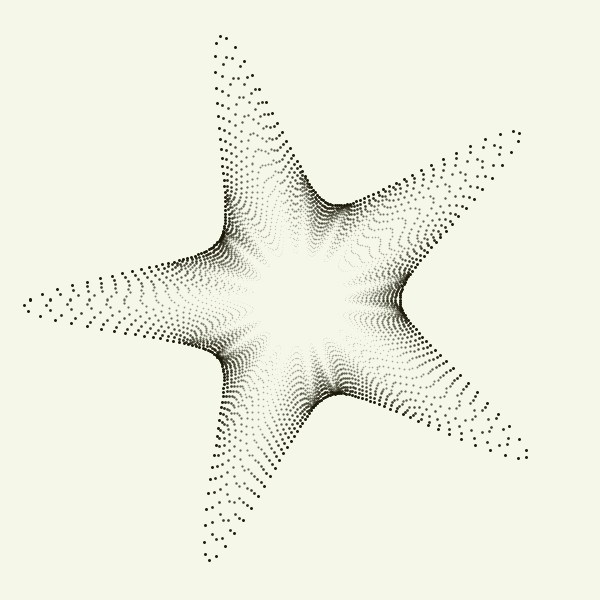
Frame 1 (no input)
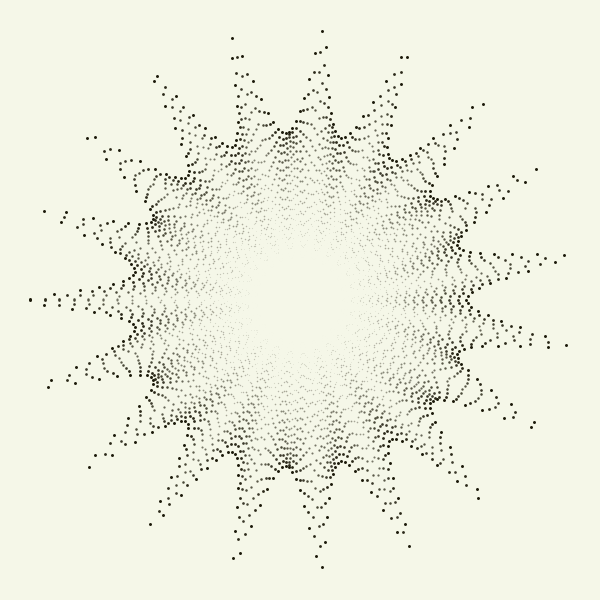
Frame 60 (the mouse pressed at the canvas centre just before this capture)
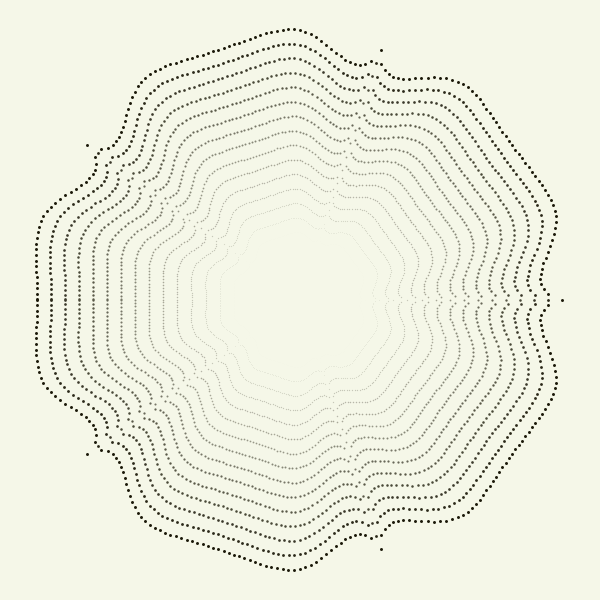
Frame 120 (the mouse held since frame 60 and released just before this capture)

The Processing sketch that drew these frames (run headless with seeded random() and noise(); from frame 60 on, the mouse is pressed at the canvas centre):

// Processing sketch: processing_102928
// ── processing_102928.pde

//desired values
    float a;
    float b;
    float m;
    float n1;
    float n2;
    float n3;
    float radius;
    
    //interpolated values
    float aCur = 1;
    float bCur = 1;
    float mCur = 3;
    float n1Cur = 5;
    float n2Cur = 18;
    float n3Cur = 18;
    float radiusCur = 100;
    
    int steps = 300;
    
    //tresholds
    float randomizingTreshold = 0.02f;
    float interpolationSpeed = 0.15f;
    
    //gui
    int pointColor = color (27, 25, 9);
    
    //maximum radius for the next final supershape
    float getNextMaxR (int steps){
        float maxR = 0;
        for (int p = 0; p < steps; p++) {
            float phi = map (p, 0, steps, 0, 2*PI);
            float r = superFormula(phi, a, b, m, n1, n2, n3);   
            maxR = (Math.abs(r)>maxR)?Math.abs(r):maxR;
        }
        return maxR;
    }
    
    //the magic
    float superFormula(float phi, float a, float b, float m, float n1,
            float n2, float n3) {
        float r = (float)(Math.pow(Math.pow(Math.abs(Math.cos(m * phi / 4) / a), n2) + Math.pow(Math.abs(Math.sin(m * phi / 4) / b), n3), -1 / n1));
        return r;
    }
    
    void interpolateValues(float t){
        aCur = (int)map (t, 0, 1, aCur,  a);
        bCur = (int)map (t, 0, 1, bCur,  b);
        mCur = (int)map (t, 0, 1, mCur,  m);
        n1Cur = map (t, 0, 1, n1Cur,  n1);
        n2Cur = map (t, 0, 1, n2Cur,  n2);
        n3Cur = map (t, 0, 1, n3Cur,  n3);
        
        radiusCur = map (t, 0, 1, radiusCur,  radius);
    }
    
    //just check if it is time to reshape already
    boolean isClose (float tresh){
        boolean returnValue;
        if ((Math.abs(a-aCur)<=tresh) && (Math.abs(b-bCur)<=tresh)  && (Math.abs(n1-n1Cur)<=tresh) && (Math.abs(n2-n2Cur)<=tresh) && (Math.abs(n3-n3Cur)<=tresh)){
            returnValue = true;
        } else{
            returnValue = false;
        }
        return returnValue;
    }
    
    //generate new random values
    void randomize (){
        a=1f;
        b=a;
        m=(int)random (1, 30); //has to be an integer, otherwise the shape will be open 
        n1=random (0.1f, 30f);
        n2=random (0.1f, 30f);
        n3=random (0.1f, 30f);
    }
    
 
    void drawShapePointsInt(int radialSteps, int internalSteps, int pointColor, float outerWeight, float innerWeight) {
        float internalRadiusMultiplier = ((height*0.9f)/getNextMaxR(100))/8; //calculate scaling facotr for the inner shape
        for (int p = 0; p < radialSteps; p++) {
            float phi = map (p, 0, radialSteps, 0, 2*PI);   //convert steps to radians
            float r1 = superFormula(phi, aCur, bCur, mCur, n1Cur, n2Cur, n3Cur); //"normalized" outer radius at phi 
            float r2 = superFormula(phi, a, b, m, n1, n2, n3);  //"normalized" inner radius at phi
            
            for (int i = 0; i<internalSteps; i++){
                //calculate values for the current inner step
                float rr = map (i, 0, internalSteps-1, r1, r2);
                float rad = map (i, 0, internalSteps-1, radiusCur, internalRadiusMultiplier);
                float weight = map (i, 0, internalSteps-1, outerWeight, innerWeight);
                float alpha = map (i,0, internalSteps-1, 255, 1);
                stroke (pointColor, alpha);
                strokeWeight (weight);
                float x = width/2+(float)(rr*rad*Math.cos(phi));    //simple trigonometry and scaling
                float y = height/2+(float)(rr*rad*Math.sin(phi));   //simple trigonometry and scaling
                point (x,y);
            }
        }
    }

    public void setup() {
        size(600, 600);
        radius = 100;
        randomize();
    }
    
    public void draw() {
        background(245,247,232);
        
        if (isClose(randomizingTreshold)){
            //time to set new values
            randomize();
            float mR = getNextMaxR(300);
            radius = ((height*0.9f)/mR)/2;
        } else {
            //otherwise just interpolate closer to the desired values
            interpolateValues(interpolationSpeed);
            
        }

        drawShapePointsInt(steps,  15, pointColor, 3, 1);    
    }
